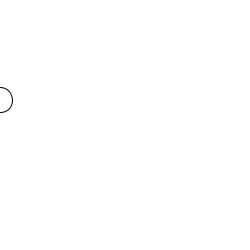
Frame 1 (no input)
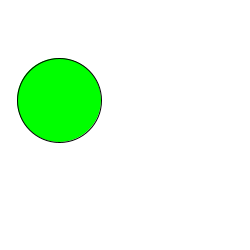
Frame 60 (the mouse pressed at the canvas centre just before this capture)
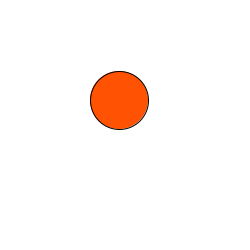
Frame 120 (the mouse held since frame 60 and released just before this capture)

The Processing sketch that drew these frames (run headless with seeded random() and noise(); from frame 60 on, the mouse is pressed at the canvas centre):

// Processing sketch: processing_37237
// ── processing_37237.pde

int ellipseSize=25;
int x = 0;
int speed = 1;
String state = "growing";
//ellipse size change variable


void setup() {
  size(250, 250);
}

void draw() {
  background(255);
  //ellipse(mouseX, mouseY, ellipseSize,ellipseSize);
 
  ellipse(x, 100, ellipseSize, ellipseSize);

  if (ellipseSize > 100) {
    state = "shrinking";
  }

  if (ellipseSize < 1) {
    state = "growing";
  }

  
  if (state == "growing") {
    fill(0, 255, 0);
    ellipseSize = ellipseSize + 1;
  }
  
  if (state == "shrinking") {
     fill(255, 83, 3);
    ellipseSize = ellipseSize - 1;
  }


 

  /* if (ellipseSize < 1) {
   x = -ellipseSize + 1;
   
   
   }
   
   
   if(ellipseSize > 1)  {
   changeEllipse = -ellipseSize - 1;
   
   }
   
   changeEllipse = changeEllipse + ellipseSize; {}
   */

  if (x > 250) {
    speed = -1;
  }

  if (x == 0) {
    speed = 1;
  }


  x = x + speed;
  {
  }
}
//speed
/*x = x + 1;
 } else {
 x = x - 1;
 }
 }*/


/*variable: refer to it and gets back to it
 int: whole numbers, 1,int ellipseSize=50;
 int x = 0;
 int speed = 1;
 
 
 void setup(){
 size(250, 250); 
 }
 
 void draw() {
 background(255);
 //ellipse(mouseX, mouseY, ellipseSize,ellipseSize);
 ellipse(x, 100, ellipseSize, ellipseSize);
 
 if (ellipseSize > 200) {
 ellipseSize = ellipseSize - 1;
 
 }
 
 else {
 ellipseSize = ellipseSize + 1;
 }
 
 
 if (x > 300) {
 speed = -1;
 }
 
 if (x == 0) {
 speed = 1;
 }
 
 x = x + speed;{
 }
 }
 //speed
  /*x = x + 1;
 } else {
 x = x - 1;
 }
 }*/

void mousePressed() {
  background(0, 255, 0);
}

void keyPressed() {
  background(255, 83, 3); 
  println(key);
}

/*variable: refer to it and gets back to it
 int: whole numbers, 1,
 float: decimal numbers
 char: character, ex. keypresed, key 
 
/*
 float: decimal numbers
 char: character, ex. keypresed, key 
 
 */
